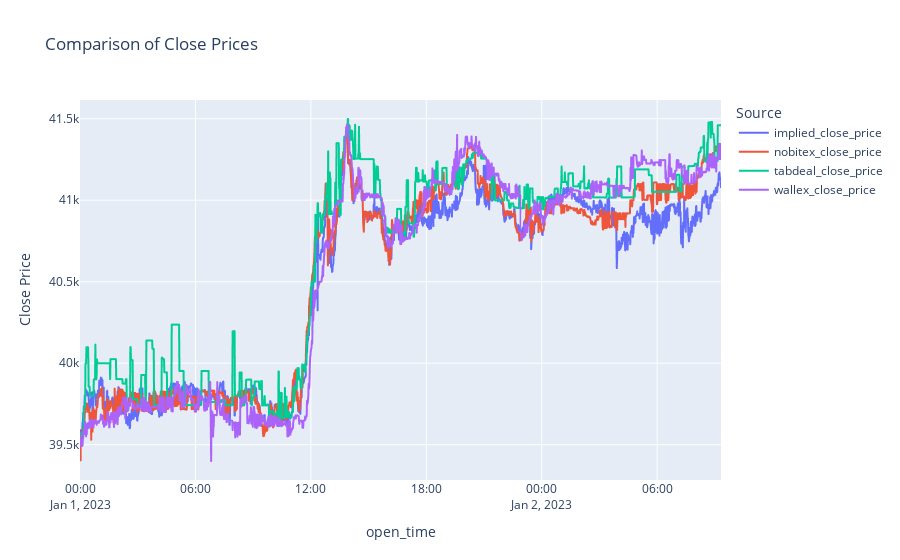

Source (notebook cell):
### Code cell
fig1 = px.line(
    merged_data[:2000],
    x='open_time',
    y=['implied_close_price', 'nobitex_close_price', 'tabdeal_close_price', 'wallex_close_price'],
    labels={'value': 'Close Price', 'variable': 'Source'},
    title='Comparison of Close Prices'
)
fig1.show()

### Figure 1 — Plotly figure (JSON) as saved in the notebook; plotly's stock layout.template omitted (floating-point values rounded to 4 significant figures; data arrays with more than 128 entries replaced by an {"elided": "..."} marker saying what was removed)
{"data": [{"hovertemplate": "Source=implied_close_price<br>open_time=%{x}<br>Close Price=%{y}<extra></extra>", "legendgroup": "implied_close_price", "line": {"color": "#636efa", "dash": "solid"}, "marker": {"symbol": "circle"}, "mode": "lines", "name": "implied_close_price", "showlegend": true, "type": "scattergl", "x": {"elided": "2000 str values"}, "xaxis": "x", "y": {"elided": "2000 float values"}, "yaxis": "y"}, {"hovertemplate": "Source=nobitex_close_price<br>open_time=%{x}<br>Close Price=%{y}<extra></extra>", "legendgroup": "nobitex_close_price", "line": {"color": "#EF553B", "dash": "solid"}, "marker": {"symbol": "circle"}, "mode": "lines", "name": "nobitex_close_price", "showlegend": true, "type": "scattergl", "x": {"elided": "2000 str values"}, "xaxis": "x", "y": {"elided": "2000 int values"}, "yaxis": "y"}, {"hovertemplate": "Source=tabdeal_close_price<br>open_time=%{x}<br>Close Price=%{y}<extra></extra>", "legendgroup": "tabdeal_close_price", "line": {"color": "#00cc96", "dash": "solid"}, "marker": {"symbol": "circle"}, "mode": "lines", "name": "tabdeal_close_price", "showlegend": true, "type": "scattergl", "x": {"elided": "2000 str values"}, "xaxis": "x", "y": {"elided": "2000 int values"}, "yaxis": "y"}, {"hovertemplate": "Source=wallex_close_price<br>open_time=%{x}<br>Close Price=%{y}<extra></extra>", "legendgroup": "wallex_close_price", "line": {"color": "#ab63fa", "dash": "solid"}, "marker": {"symbol": "circle"}, "mode": "lines", "name": "wallex_close_price", "showlegend": true, "type": "scattergl", "x": {"elided": "2000 str values"}, "xaxis": "x", "y": {"elided": "2000 float values"}, "yaxis": "y"}], "layout": {"legend": {"title": {"text": "Source"}, "tracegroupgap": 0}, "title": {"text": "Comparison of Close Prices"}, "xaxis": {"anchor": "y", "domain": [0, 1], "title": {"text": "open_time"}}, "yaxis": {"anchor": "x", "domain": [0, 1], "title": {"text": "Close Price"}}}}
